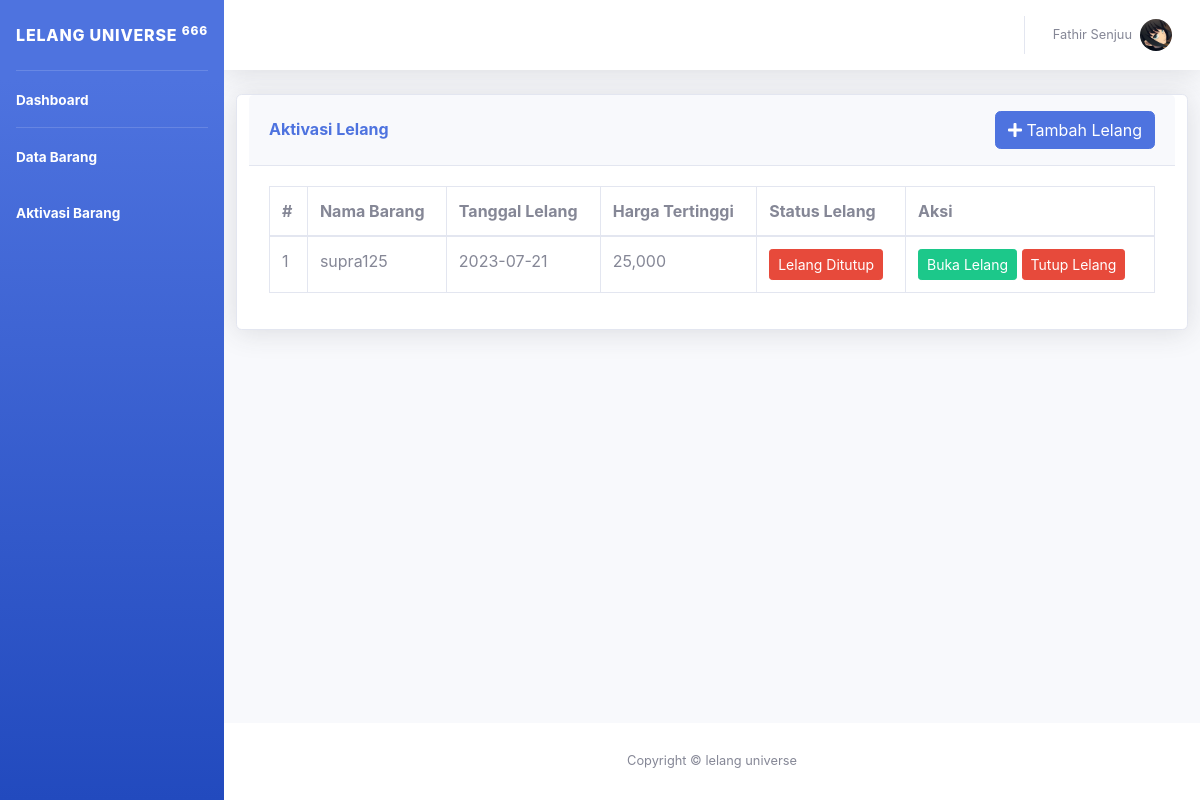
The app's page /barang/aktivasi.php with its own data.
### tables this page shows
CREATE TABLE `tb_lelang` (
  `id_lelang` int NOT NULL,
  `id_barang` int NOT NULL,
  `harga_akhir` int NOT NULL,
  `tgl_lelang` date NOT NULL,
  `status` enum('dibuka','ditutup') DEFAULT NULL
);

CREATE TABLE `tb_barang` (
  `id_barang` int NOT NULL,
  `nama_barang` varchar(100) NOT NULL,
  `tgl` varchar(100) NOT NULL,
  `harga_awal` varchar(100) NOT NULL,
  `deskripsi_barang` varchar(100) NOT NULL
);

### barang/aktivasi.php (the view, shortened to what this page needs)
<?php
include '../layouts/header.php';
?>
<div id="wrapper">
    <?php require_once '../layouts/sidebar.php'; ?>
    <div id="content-wrapper" class="d-flex flex-column">
        <div id="content">
            <?php require_once '../layouts/navbar.php'; ?>
            <div class="container-fluid">
                <div class="row">
                    <div class="card shadow mb-4 col-12">
                        <div class="card-header py-3">
                            <div class="d-sm-flex align-items-center justify-content-between">
                                <h6 class="m-0 font-weight-bold text-primary">Aktivasi Lelang</h6>
                                <button type="submit" class="btn btn-primary" data-toggle="modal" data-target="#modal-tambah">
                                    <i class="fas fa-plus"></i> Tambah Lelang
                                </button>
                            </div>
                        </div>
                        <div class="card-body">
                            <div class="table-responsive">
                                <table class="table table-bordered" id="dataTable" width="100%" cellspacing="0">
                                    <thead>
                                        <tr>
                                            <th>#</th>
                                            <th>Nama Barang</th>
                                            <th>Tanggal Lelang</th>
                                            <th>Harga Tertinggi</th>
                                            <th>Status Lelang</th>
                                            <th>Aksi</th>
                                        </tr>
                                    </thead>
                                    <tbody>
                                        <?php
                                        $no = 1;
                                        include "../koneksi.php";
                                        $tb_lelang = mysqli_query($koneksi, "SELECT * FROM tb_lelang INNER JOIN tb_barang ON tb_lelang.id_barang=tb_barang.id_barang");
                                        while ($d_tb_lelang = mysqli_fetch_array($tb_lelang)) {
                                        ?>
                                            <tr>
                                                <td> <?= $no++ ?></td>
                                                <td><?= $d_tb_lelang['nama_barang'] ?></td>
                                                <td><?= $d_tb_lelang['tgl_lelang'] ?></td>
                                                <td><?= number_format($d_tb_lelang['harga_akhir']) ?></td>
                                                <td>
                                                    <?php if ($d_tb_lelang['status'] == '') { ?>
                                                        <div class="btn btn-warning btn-sm">Lelang Belum Aktif</div>
                                                    <?php } else if ($d_tb_lelang['status'] == 'dibuka') { ?>
                                                        <div class="btn btn-success btn-sm">Lelang Dibuka</div>
                                                    <?php } else { ?>
                                                        <div class="btn btn-danger btn-sm">Lelang Ditutup</div>
                                                    <?php } ?>
                                                </td>
                                                <td>
                                                    <button class="btn btn-success btn-sm" data-toggle="modal" data-target="#modal-buka<?= $d_tb_lelang['id_lelang']; ?>">Buka Lelang</button>
                                                    <button class="btn btn-danger btn-sm" data-toggle="modal" data-target="#modal-tutup<?= $d_tb_lelang['id_lelang']; ?>">Tutup Lelang</button>
                                                </td>
                                            </tr>
                                        <?php } ?>
                                    </tbody>
                                </table>
                            </div>
                        </div>
                    </div>
                </div>
            </div>
        </div>
        <?php
        require_once '../layouts/footer.php';
        ?>

### records on screen
tb_lelang: id_barang.nama_barang "supra125", tgl_lelang "2023-07-21", harga_akhir "25,000", status "Lelang Ditutup"
